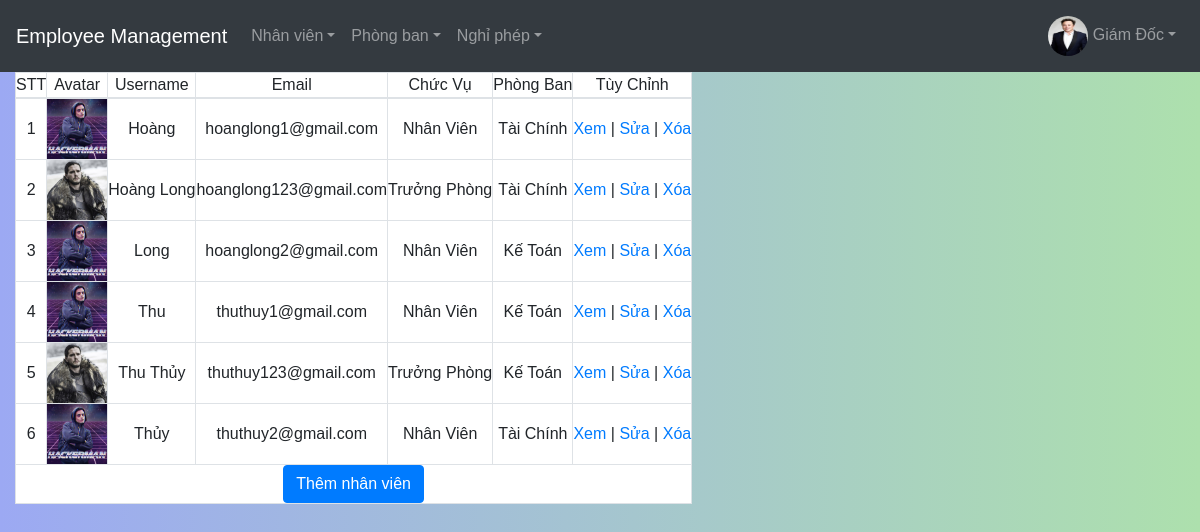
The page /source/view-employee.php (signed in) on the database its author committed.
### tables this page shows
CREATE TABLE `nhanvien` (
  `userName` varchar(255) NOT NULL,
  `firstName` varchar(255) NOT NULL,
  `lastName` varchar(255) NOT NULL,
  `email` varchar(255) NOT NULL,
  `pwd` varchar(255) NOT NULL,
  `phongBan` varchar(255) NOT NULL,
  `chucVu` varchar(255) NOT NULL,
  `activated` bit(1) DEFAULT b'0',
  `avatar` text NOT NULL
);

### source/view-employee.php (the view, shortened to what this page needs)
<!DOCTYPE html>
<html lang="en">
<head>
	<link rel="stylesheet" href="https://maxcdn.bootstrapcdn.com/bootstrap/4.5.2/css/bootstrap.min.css">
	<link rel="stylesheet" href="./style.css">
</head>
<body>
    <?php
      require_once('./db/db.php');
      require_once('./nav/admin-nav.php');
      $admin = 'admin';
      $sql = "SELECT * from `nhanvien` WHERE `userName` != ?";
      $stm = $conn->prepare($sql);
      $stm->bind_param("s", $admin);
      if (!$stm->execute()) {
          die('Không tìm thấy' . $stm->error);
      }
      $result = $stm->get_result();
    ?>
    <div class="container-fluid">
      <div id="inner" class="table-responsive text-center">
        <table class="table-bordered bg-white">
            <thead>
              <tr>
                <td>STT</td>
                <td>Avatar</td>
                <td>Username</td>
                <td>Email</td>
                <td>Chức Vụ</td>
                <td>Phòng Ban</td>
                <td>Tùy Chỉnh</td>
              </tr>
            </thead>
            <tbody>
              <?php
                $n = 1;
                while ($data = $result->fetch_assoc()) {
                  echo "<tr>";
                  echo "<td>$n</td>";
                  echo "<td><img src='./".$data['avatar']."' alt='avatar' height = 60px width = 60px></td>";
                  echo "<td>".$data['userName']."</td>";
                  echo "<td>".$data['email']."</td>";
                  echo "<td>".$data['chucVu']."</td>";
                  echo "<td>".$data['phongBan']."</td>";
                  echo "<td><a href=\"./employee-profile.php?email=$data[email]\">Xem</a> | <a href=\"./employee-edit.php?email=$data[email]\">Sửa</a> | <a href=\"./process/delete-employee.php?email=$data[email]\" onClick=\"return confirmDelete()\";>Xóa</a></td>";
                  $n++;
                }
              ?>
              <tr><td colspan="7"><a href="./employee-add.php"><button class="btn btn-primary">Thêm nhân viên</button></a></td></tr>
            </tbody>
          </table>
      </div>
    </div>
  </body>
  </html>

### source/nav/admin-nav.php (shortened to what this page needs)
<div id="header">
      <?php
        require_once('./db/db.php');
        $email = $_SESSION['email'];
        $sql = "SELECT * from `nhanvien` WHERE `email` = ?";
        $stm = $conn->prepare($sql);
        $stm->bind_param("s", $email);
        if (!$stm->execute()) {
            die('Không tìm thấy' . $stm->error);
        }
        $result = $stm->get_result();
        $data = $result->fetch_assoc();
        $avatar = $data['avatar'];
      ?>
      <nav class="navbar navbar-expand-md bg-dark navbar-dark">
        <a class="navbar-brand" href="./index.php">Employee Management</a>
        <div class="collapse navbar-collapse" id="collapsibleNavbar">
          <ul class="navbar-nav">
            <div class="nav-item dropdown">
              <a href="#" data-toggle="dropdown" class="nav-link dropdown-toggle user-action">Nhân viên</a>
            </div>
            <div class="nav-item dropdown">
              <a href="#" data-toggle="dropdown" class="nav-link dropdown-toggle user-action">Phòng ban</a>
            </div>
            <div class="nav-item dropdown">
              <a href="#" data-toggle="dropdown" class="nav-link dropdown-toggle user-action">Nghỉ phép</a>
            </div>
          </ul>
        </div>
        <div class="navbar-nav ml-auto">
    			<div class="nav-item dropdown">
    				<a href="#" data-toggle="dropdown" class="nav-link dropdown-toggle user-action"><img src="./<?= $avatar ?>" class="avatar" alt="Avatar" style="width: 40px; height: 40px; border-radius: 30px;"> <?= $_SESSION['name']?><b class="caret"></b></a>
    			</div>
    		</div>
      </nav>
    </div>

### source/style.css (style rules this page uses)
* { padding: 0; margin: 0; box-sizing: border-box; font-family: "Poppin", sans-serif; }
body { background-image: linear-gradient( 90deg, rgb(156, 169, 243), rgb(173, 224, 173) ); }

### rows shown on the page
nhanvien: avatar (picture)
nhanvien: avatar (picture), userName "Hoàng", email "hoanglong1@gmail.com", chucVu "Nhân Viên", phongBan "Tài Chính"
nhanvien: avatar (picture), userName "Hoàng Long", email "hoanglong123@gmail.com", chucVu "Trưởng Phòng", phongBan "Tài Chính"
nhanvien: avatar (picture), userName "Long", email "hoanglong2@gmail.com", chucVu "Nhân Viên", phongBan "Kế Toán"
nhanvien: avatar (picture), userName "Thu", email "thuthuy1@gmail.com", chucVu "Nhân Viên", phongBan "Kế Toán"
nhanvien: avatar (picture), userName "Thu Thủy", email "thuthuy123@gmail.com", chucVu "Trưởng Phòng", phongBan "Kế Toán"
nhanvien: avatar (picture), userName "Thủy", email "thuthuy2@gmail.com", chucVu "Nhân Viên", phongBan "Tài Chính"

### other values the page prints
$_SESSION['name'] "Giám Đốc"
